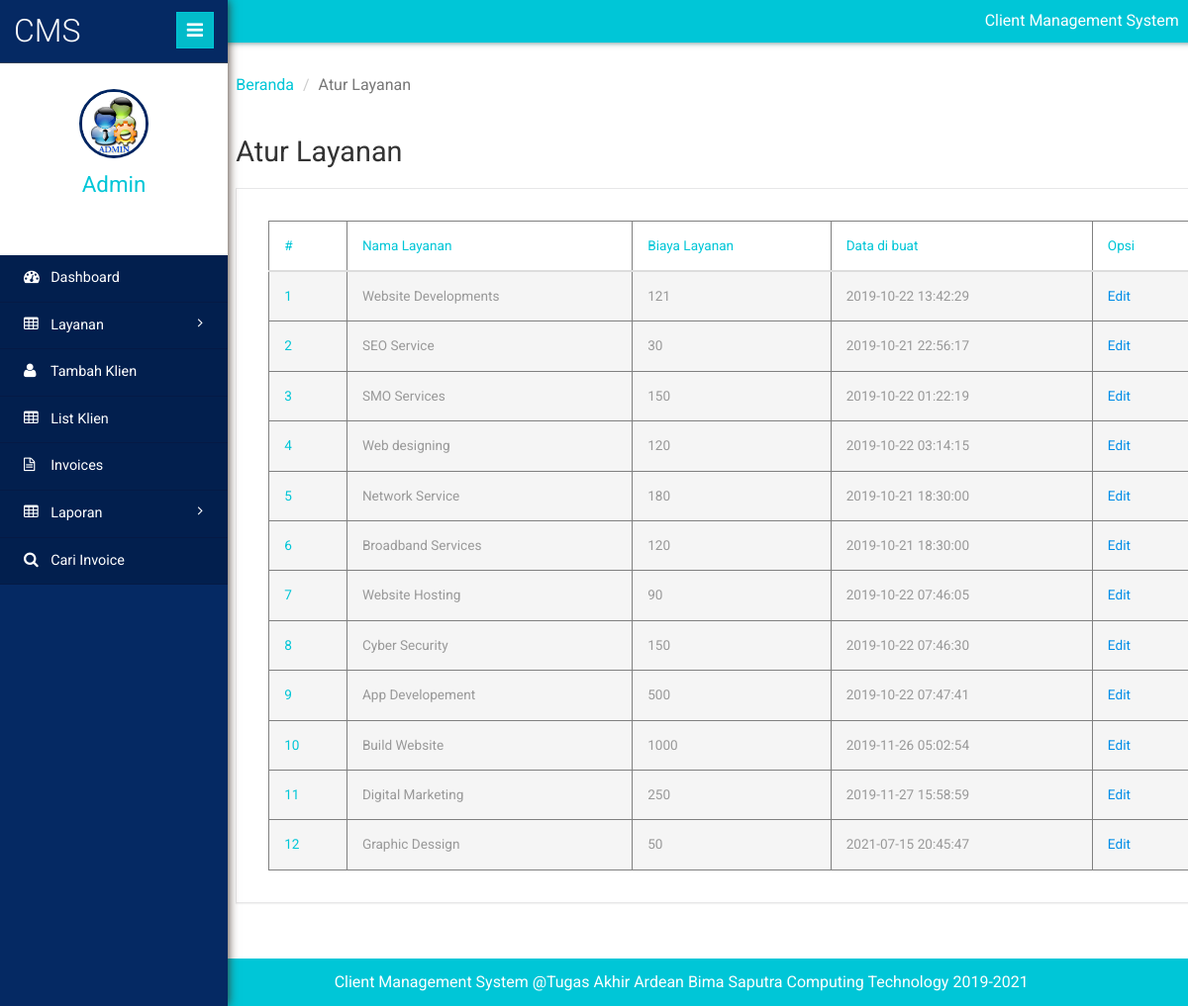
Screenshot of /admin/manage-services.php (signed in) with the database file from the repository.
### tables this page shows
CREATE TABLE `tblservices` (
  `ID` int(10) NOT NULL,
  `ServiceName` varchar(200) DEFAULT NULL,
  `ServicePrice` varchar(200) DEFAULT NULL,
  `CreationDate` timestamp NULL DEFAULT current_timestamp()
);

### admin/manage-services.php (the view, shortened to what this page needs)
<?php
include('includes/dbconnection.php');
if (strlen($_SESSION['clientmsaid']==0)) {
  header('location:logout.php');
  } else{
  	?>
<!DOCTYPE HTML>
<html>
<head>
	<link href="css/bootstrap.min.css" rel='stylesheet' type='text/css' />
	<link href="css/style.css" rel='stylesheet' type='text/css' />
	<link href="css/font-awesome.css" rel="stylesheet">
	<link rel="stylesheet" href="css/icon-font.min.css" type='text/css' />
</head>
<body>
	<div class="page-container">
		<div class="left-content">
			<div class="inner-content">
				<?php include_once('includes/header.php');?>
				<div class="outter-wp">
					<div class="sub-heard-part">
						<ol class="breadcrumb m-b-0">
							<li><a href="dashboard.php">Beranda</a></li>
							<li class="active">Atur Layanan</li>
						</ol>
					</div>
					<div class="graph-visual tables-main">
						<h3 class="inner-tittle two">Atur Layanan </h3>
						<div class="graph">
							<div class="tables">
								<table class="table" border="1"> <thead> <tr> <th>#</th>
									<th>Nama Layanan</th>
									 <th>Biaya Layanan</th>
									 <th>Data di buat</th>
									 <th>Opsi</th>
									  </tr>
									   </thead>
									    <tbody>
									    	<?php
$sql="SELECT * from tblservices";
$query = $dbh -> prepare($sql);
$query->execute();
$results=$query->fetchAll(PDO::FETCH_OBJ);
$cnt=1;
if($query->rowCount() > 0)
{
foreach($results as $row)
{               ?>
									     <tr class="active">
									      <th scope="row"><?php echo htmlentities($cnt);?></th>
									       <td><?php  echo htmlentities($row->ServiceName);?></td>
									        <td><?php  echo htmlentities($row->ServicePrice);?></td>
									         <td><?php  echo htmlentities($row->CreationDate);?></td>
									        <td><a href="edit-services-details.php?editid=<?php echo $row->ID;?>">Edit</a></td>
									     </tr>
									     <?php $cnt=$cnt+1;}} ?>
									     </tbody> </table>
							</div>
						</div>
					</div>
				</div>
				<?php include_once('includes/footer.php');?>
			</div>
		</div>
		<?php include_once('includes/sidebar.php');?>
	</div>
</body>
</html>
<?php }  ?>

### admin/includes/sidebar.php (shortened to what this page needs)
 <div class="sidebar-menu">
    <header class="logo">
        <a href="#" class="sidebar-icon"> <span class="fa fa-bars"></span> </a> <a href="dashboard.php"> <span id="logo"> <h1>CMS</h1></span>
        </a>
    </header>
    <div class="down">
        <?php
$aid=$_SESSION['clientmsaid'];
$sql="SELECT AdminName from  tbladmin where ID=:aid";
$query = $dbh -> prepare($sql);
$query->bindParam(':aid',$aid,PDO::PARAM_STR);
$query->execute();
$results=$query->fetchAll(PDO::FETCH_OBJ);
$cnt=1;
if($query->rowCount() > 0)
{
foreach($results as $row)
{               ?>
        <a href="dashboard.php"><img src="images/images.jpg" height="70" width="70"></a>
        <a href="dashboard.php"><span class=" name-caret"><?php  echo $row->AdminName;?></span></a>
        <?php $cnt=$cnt+1;}} ?>
        <ul>
            <li><a class="tooltips" href="admin-profile.php"><span>Profil</span><i class="lnr lnr-user"></i></a></li>
            <li><a class="tooltips" href="change-password.php"><span>Pengaturan</span><i class="lnr lnr-cog"></i></a></li>
            <li><a class="tooltips" href="logout.php"><span>Keluar</span><i class="lnr lnr-power-switch"></i></a></li>
        </ul>
    </div>
    <div class="menu">
        <ul id="menu" >
            <li><a href="dashboard.php"><i class="fa fa-tachometer"></i> <span>Dashboard</span></a></li>
            <li id="menu-academico" ><a href="#"><i class="fa fa-table"></i> <span> Layanan</span> <span class="fa fa-angle-right" style="float: right"></span></a>
            </li>
            <li><a href="add-client.php"><i class="fa fa-user"></i> <span>Tambah Klien</span></a></li>
            <li><a href="manage-client.php"><i class="fa fa-table"></i> <span>List Klien</span></a></li>
            <li><a href="invoices.php"><i class="fa fa-file-text-o"></i> <span>Invoices</span></a></li>
            <li id="menu-academico" ><a href="#"><i class="fa fa-table"></i> <span> Laporan</span> <span class="fa fa-angle-right" style="float: right"></span></a>
            </li>
            <li><a href="search-invoices.php"><i class="fa fa-search"></i> <span>Cari Invoice</span></a></li>
        </ul>
    </div>
</div>

### rows the page displays
tblservices: ServiceName "Website Developments", ServicePrice "121", CreationDate "2019-10-22 13:42:29"
tblservices: ServiceName "SEO Service", ServicePrice "30", CreationDate "2019-10-21 22:56:17"
tblservices: ServiceName "SMO Services", ServicePrice "150", CreationDate "2019-10-22 01:22:19"
tblservices: ServiceName "Web designing", ServicePrice "120", CreationDate "2019-10-22 03:14:15"
tblservices: ServiceName "Network Service", ServicePrice "180", CreationDate "2019-10-21 18:30:00"
tblservices: ServiceName "Broadband Services", ServicePrice "120", CreationDate "2019-10-21 18:30:00"
tblservices: ServiceName "Website Hosting", ServicePrice "90", CreationDate "2019-10-22 07:46:05"
tblservices: ServiceName "Cyber Security", ServicePrice "150", CreationDate "2019-10-22 07:46:30"
tblservices: ServiceName "App Developement", ServicePrice "500", CreationDate "2019-10-22 07:47:41"
tblservices: ServiceName "Build Website", ServicePrice "1000", CreationDate "2019-11-26 05:02:54"
tblservices: ServiceName "Digital Marketing", ServicePrice "250", CreationDate "2019-11-27 15:58:59"
tblservices: ServiceName "Graphic Dessign", ServicePrice "50", CreationDate "2021-07-15 20:45:47"

### other values shown
$row->AdminName "Admin"
